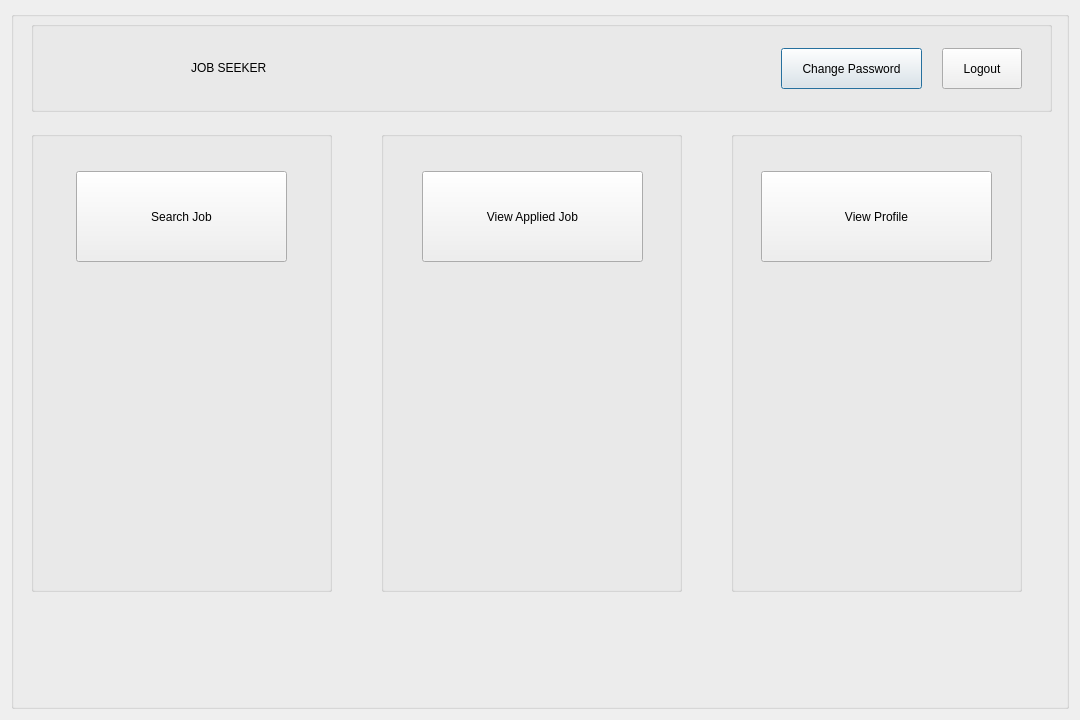
<?xml version="1.0" encoding="UTF-8"?>
<ui version="4.0">
 <class>Dialog</class>
 <widget class="QDialog" name="Dialog">
  <property name="geometry">
   <rect>
    <x>0</x>
    <y>0</y>
    <width>1080</width>
    <height>720</height>
   </rect>
  </property>
  <property name="windowTitle">
   <string>Dialog</string>
  </property>
  <layout class="QVBoxLayout" name="verticalLayout">
   <item>
    <widget class="QGroupBox" name="groupBox_a">
     <property name="title">
      <string/>
     </property>
     <widget class="QGroupBox" name="groupBox_2">
      <property name="geometry">
       <rect>
        <x>20</x>
        <y>10</y>
        <width>1021</width>
        <height>91</height>
       </rect>
      </property>
      <property name="title">
       <string/>
      </property>
      <widget class="QPushButton" name="pushButton_cp">
       <property name="geometry">
        <rect>
         <x>750</x>
         <y>27</y>
         <width>141</width>
         <height>41</height>
        </rect>
       </property>
       <property name="text">
        <string>Change Password</string>
       </property>
      </widget>
      <widget class="QPushButton" name="pushButton_logout">
       <property name="geometry">
        <rect>
         <x>911</x>
         <y>27</y>
         <width>80</width>
         <height>41</height>
        </rect>
       </property>
       <property name="text">
        <string>Logout</string>
       </property>
      </widget>
      <widget class="QLabel" name="label_js">
       <property name="geometry">
        <rect>
         <x>160</x>
         <y>26</y>
         <width>331</width>
         <height>41</height>
        </rect>
       </property>
       <property name="text">
        <string>JOB SEEKER</string>
       </property>
      </widget>
      <widget class="QLabel" name="label_jhlogo">
       <property name="geometry">
        <rect>
         <x>40</x>
         <y>10</y>
         <width>111</width>
         <height>71</height>
        </rect>
       </property>
       <property name="text">
        <string/>
       </property>
      </widget>
      <widget class="QLabel" name="label_jhlogo_2">
       <property name="geometry">
        <rect>
         <x>90</x>
         <y>80</y>
         <width>111</width>
         <height>71</height>
        </rect>
       </property>
       <property name="text">
        <string/>
       </property>
      </widget>
     </widget>
     <widget class="QGroupBox" name="groupBox_sj">
      <property name="geometry">
       <rect>
        <x>20</x>
        <y>120</y>
        <width>301</width>
        <height>461</height>
       </rect>
      </property>
      <property name="title">
       <string/>
      </property>
      <widget class="QPushButton" name="pushButton_sj">
       <property name="geometry">
        <rect>
         <x>45</x>
         <y>40</y>
         <width>211</width>
         <height>91</height>
        </rect>
       </property>
       <property name="text">
        <string>Search Job</string>
       </property>
      </widget>
      <widget class="QLabel" name="label_sj">
       <property name="geometry">
        <rect>
         <x>16</x>
         <y>160</y>
         <width>261</width>
         <height>281</height>
        </rect>
       </property>
       <property name="text">
        <string/>
       </property>
      </widget>
     </widget>
     <widget class="QGroupBox" name="groupBox_aj">
      <property name="geometry">
       <rect>
        <x>370</x>
        <y>120</y>
        <width>301</width>
        <height>461</height>
       </rect>
      </property>
      <property name="title">
       <string/>
      </property>
      <widget class="QPushButton" name="pushButton_aj">
       <property name="geometry">
        <rect>
         <x>41</x>
         <y>40</y>
         <width>221</width>
         <height>91</height>
        </rect>
       </property>
       <property name="text">
        <string>View Applied Job</string>
       </property>
      </widget>
      <widget class="QLabel" name="label_aj">
       <property name="geometry">
        <rect>
         <x>16</x>
         <y>151</y>
         <width>271</width>
         <height>291</height>
        </rect>
       </property>
       <property name="text">
        <string/>
       </property>
      </widget>
     </widget>
     <widget class="QGroupBox" name="groupBox_vp">
      <property name="geometry">
       <rect>
        <x>720</x>
        <y>120</y>
        <width>291</width>
        <height>461</height>
       </rect>
      </property>
      <property name="title">
       <string/>
      </property>
      <widget class="QPushButton" name="pushButton_vp">
       <property name="geometry">
        <rect>
         <x>30</x>
         <y>40</y>
         <width>231</width>
         <height>91</height>
        </rect>
       </property>
       <property name="text">
        <string>View Profile</string>
       </property>
      </widget>
      <widget class="QLabel" name="label_vp">
       <property name="geometry">
        <rect>
         <x>10</x>
         <y>150</y>
         <width>271</width>
         <height>291</height>
        </rect>
       </property>
       <property name="text">
        <string/>
       </property>
      </widget>
     </widget>
    </widget>
   </item>
  </layout>
 </widget>
 <resources/>
 <connections/>
</ui>
